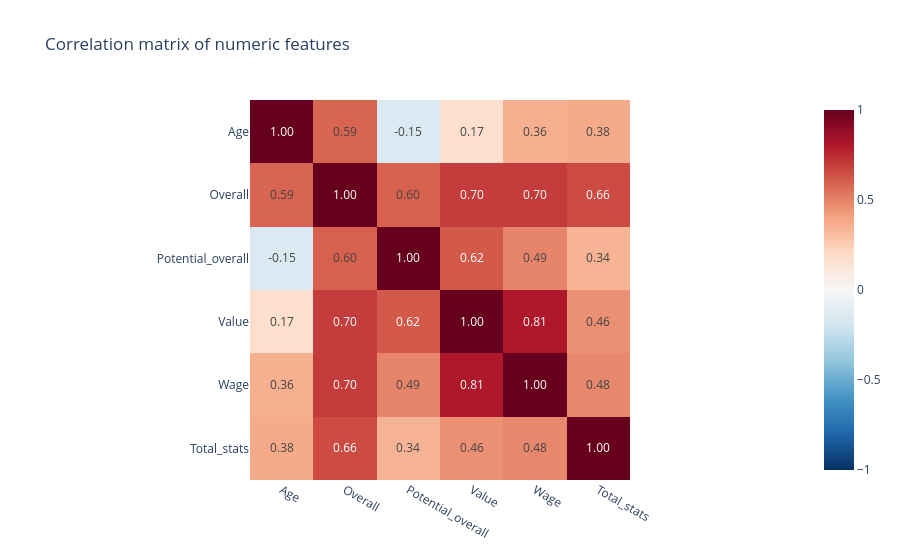

Notebook source saved alongside this figure:
### Markdown cell above
### 4.2 Correlation between the numeric features

### Code cell
num_cols = ['Age', 'Overall', 'Potential_overall', 'Value', 'Wage', 'Total_stats']
corr = data[num_cols].corr()

fig = px.imshow(corr, text_auto='.2f', color_continuous_scale='RdBu_r', zmin=-1, zmax=1,
                title='Correlation matrix of numeric features')
fig.show()
corr

### Figure 1 — Plotly figure (JSON) as saved in the notebook; plotly's stock layout.template omitted (floating-point values rounded to 4 significant figures)
{"data": [{"coloraxis": "coloraxis", "hovertemplate": "x: %{x}<br>y: %{y}<br>color: %{z}<extra></extra>", "name": "0", "texttemplate": "%{z:.2f}", "type": "heatmap", "x": ["Age", "Overall", "Potential_overall", "Value", "Wage", "Total_stats"], "xaxis": "x", "y": ["Age", "Overall", "Potential_overall", "Value", "Wage", "Total_stats"], "yaxis": "y", "z": [[1, 0.5862, -0.149, 0.175, 0.3582, 0.3794], [0.5862, 1, 0.5966, 0.6988, 0.703, 0.6579], [-0.149, 0.5966, 1, 0.6189, 0.4917, 0.3443], [0.175, 0.6988, 0.6189, 1, 0.8073, 0.4611], [0.3582, 0.703, 0.4917, 0.8073, 1, 0.4845], [0.3794, 0.6579, 0.3443, 0.4611, 0.4845, 1]]}], "layout": {"coloraxis": {"cmax": 1, "cmin": -1, "colorscale": [[0, "rgb(5,48,97)"], [0.1, "rgb(33,102,172)"], [0.2, "rgb(67,147,195)"], [0.3, "rgb(146,197,222)"], [0.4, "rgb(209,229,240)"], [0.5, "rgb(247,247,247)"], [0.6, "rgb(253,219,199)"], [0.7, "rgb(244,165,130)"], [0.8, "rgb(214,96,77)"], [0.9, "rgb(178,24,43)"], [1, "rgb(103,0,31)"]]}, "title": {"text": "Correlation matrix of numeric features"}, "xaxis": {"anchor": "y", "constrain": "domain", "domain": [0, 1], "scaleanchor": "y"}, "yaxis": {"anchor": "x", "autorange": "reversed", "constrain": "domain", "domain": [0, 1]}}}
